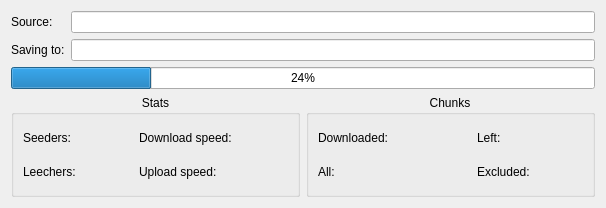
<?xml version="1.0" encoding="UTF-8"?>
<ui version="4.0">
 <class>BTDetailsWidgetFrm</class>
 <widget class="QWidget" name="BTDetailsWidgetFrm">
  <property name="geometry">
   <rect>
    <x>0</x>
    <y>0</y>
    <width>606</width>
    <height>208</height>
   </rect>
  </property>
  <layout class="QGridLayout">
   <item row="2" column="0">
    <widget class="QGroupBox" name="groupBox_3">
     <property name="sizePolicy">
      <sizepolicy hsizetype="Preferred" vsizetype="MinimumExpanding">
       <horstretch>0</horstretch>
       <verstretch>0</verstretch>
      </sizepolicy>
     </property>
     <property name="font">
      <font>
       <weight>50</weight>
       <italic>false</italic>
       <bold>false</bold>
      </font>
     </property>
     <property name="title">
      <string>Stats</string>
     </property>
     <property name="alignment">
      <set>Qt::AlignHCenter</set>
     </property>
     <property name="flat">
      <bool>false</bool>
     </property>
     <layout class="QGridLayout">
      <item row="0" column="0">
       <widget class="QLabel" name="label_7">
        <property name="font">
         <font>
          <weight>50</weight>
          <italic>false</italic>
          <bold>false</bold>
         </font>
        </property>
        <property name="text">
         <string>Seeders:</string>
        </property>
       </widget>
      </item>
      <item row="0" column="1">
       <widget class="QLabel" name="seederLabel">
        <property name="font">
         <font>
          <weight>50</weight>
          <italic>false</italic>
          <bold>false</bold>
         </font>
        </property>
        <property name="text">
         <string>&lt;n&gt;</string>
        </property>
       </widget>
      </item>
      <item row="0" column="3">
       <widget class="QLabel" name="label_9">
        <property name="font">
         <font>
          <weight>50</weight>
          <italic>false</italic>
          <bold>false</bold>
         </font>
        </property>
        <property name="text">
         <string>Download speed:</string>
        </property>
       </widget>
      </item>
      <item row="0" column="4">
       <widget class="QLabel" name="dlSpeedLabel">
        <property name="font">
         <font>
          <weight>50</weight>
          <italic>false</italic>
          <bold>false</bold>
         </font>
        </property>
        <property name="text">
         <string>&lt;n&gt;</string>
        </property>
       </widget>
      </item>
      <item row="1" column="0">
       <widget class="QLabel" name="label_8">
        <property name="font">
         <font>
          <weight>50</weight>
          <italic>false</italic>
          <bold>false</bold>
         </font>
        </property>
        <property name="text">
         <string>Leechers:</string>
        </property>
       </widget>
      </item>
      <item row="1" column="1">
       <widget class="QLabel" name="leecherLabel">
        <property name="font">
         <font>
          <weight>50</weight>
          <italic>false</italic>
          <bold>false</bold>
         </font>
        </property>
        <property name="text">
         <string>&lt;n&gt;</string>
        </property>
       </widget>
      </item>
      <item row="1" column="3">
       <widget class="QLabel" name="label_10">
        <property name="font">
         <font>
          <weight>50</weight>
          <italic>false</italic>
          <bold>false</bold>
         </font>
        </property>
        <property name="text">
         <string>Upload speed:</string>
        </property>
       </widget>
      </item>
      <item row="1" column="4">
       <widget class="QLabel" name="ulSpeedLabel">
        <property name="font">
         <font>
          <weight>50</weight>
          <italic>false</italic>
          <bold>false</bold>
         </font>
        </property>
        <property name="text">
         <string>&lt;n&gt;</string>
        </property>
       </widget>
      </item>
     </layout>
    </widget>
   </item>
   <item row="2" column="1">
    <widget class="QGroupBox" name="groupBox">
     <property name="sizePolicy">
      <sizepolicy hsizetype="Preferred" vsizetype="MinimumExpanding">
       <horstretch>0</horstretch>
       <verstretch>0</verstretch>
      </sizepolicy>
     </property>
     <property name="title">
      <string>Chunks</string>
     </property>
     <property name="alignment">
      <set>Qt::AlignHCenter</set>
     </property>
     <layout class="QGridLayout">
      <item row="0" column="0" colspan="2">
       <widget class="QLabel" name="label_3">
        <property name="text">
         <string>Downloaded:</string>
        </property>
       </widget>
      </item>
      <item row="0" column="2">
       <widget class="QLabel" name="chunksDownloadedLabel">
        <property name="text">
         <string>&lt;n&gt;</string>
        </property>
       </widget>
      </item>
      <item row="0" column="3">
       <widget class="QLabel" name="label_5">
        <property name="text">
         <string comment="chunks left">Left:</string>
        </property>
       </widget>
      </item>
      <item row="0" column="4">
       <widget class="QLabel" name="chunksLeftLabel">
        <property name="text">
         <string>&lt;n&gt;</string>
        </property>
       </widget>
      </item>
      <item row="1" column="0">
       <widget class="QLabel" name="label_4">
        <property name="text">
         <string comment="all chunks">All:</string>
        </property>
       </widget>
      </item>
      <item row="1" column="2">
       <widget class="QLabel" name="chunksAllLabel">
        <property name="text">
         <string>&lt;n&gt;</string>
        </property>
       </widget>
      </item>
      <item row="1" column="3">
       <widget class="QLabel" name="label_6">
        <property name="text">
         <string>Excluded:</string>
        </property>
       </widget>
      </item>
      <item row="1" column="4">
       <widget class="QLabel" name="chunksExcludedLabel">
        <property name="text">
         <string>&lt;n&gt;</string>
        </property>
       </widget>
      </item>
     </layout>
    </widget>
   </item>
   <item row="0" column="0" rowspan="2" colspan="2">
    <layout class="QVBoxLayout">
     <item>
      <layout class="QGridLayout">
       <item row="1" column="1">
        <widget class="KLineEdit" name="destEdit">
         <property name="readOnly">
          <bool>true</bool>
         </property>
        </widget>
       </item>
       <item row="0" column="1">
        <widget class="KLineEdit" name="srcEdit">
         <property name="readOnly">
          <bool>true</bool>
         </property>
        </widget>
       </item>
       <item row="0" column="0">
        <widget class="QLabel" name="label_11">
         <property name="text">
          <string comment="source-file">Source:</string>
         </property>
        </widget>
       </item>
       <item row="1" column="0">
        <widget class="QLabel" name="label_2">
         <property name="text">
          <string>Saving to:</string>
         </property>
        </widget>
       </item>
      </layout>
     </item>
     <item>
      <widget class="QProgressBar" name="progressBar">
       <property name="value">
        <number>24</number>
       </property>
       <property name="format">
        <string>%p%</string>
       </property>
      </widget>
     </item>
    </layout>
   </item>
  </layout>
 </widget>
 <customwidgets>
  <customwidget>
   <class>KLineEdit</class>
   <extends>QLineEdit</extends>
   <header>klineedit.h</header>
  </customwidget>
 </customwidgets>
 <resources/>
 <connections/>
</ui>
